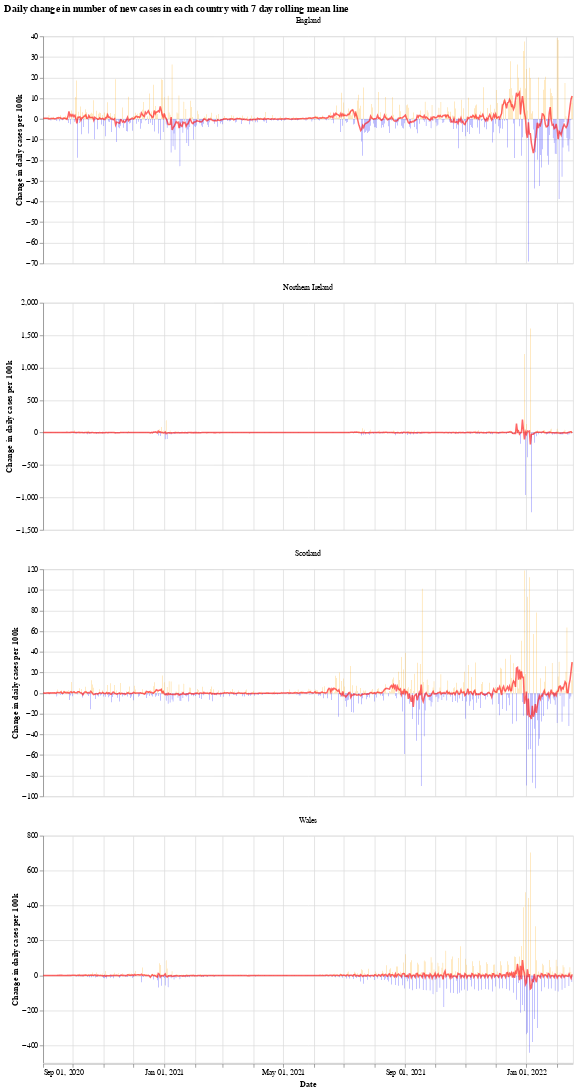

Source (notebook cell):
### Markdown cell above
We will use the Python library `Altair` for visualising the data, see the [altair docs](https://altair-viz.github.io/) for more information.

First we have a graph which shows the daily change in the number of new cases for each country. This number jumps up and down all over the place, which is likely due to delay in reporting of new cases over the weekend. Another interesting thing is that it looks like the daily cases in Wales experienced a much shorter period of calm over the summer (calm in the sense of daily cases not jumping up and down).

The orange bars are days when the number of new cases (per 100k population) was more than the previous day, while the blue are days when the number of new cases dropped. The red line is the 7 day moving average. 

When the moving average line is below 0, it means that there is a consistent drop in new cases. We can see this clearly happening around the times that lockdowns were introduced (though, to varying degrees). I will update the graphs soon with a marker of when each lockdown started.

### Code cell
# collapse
import altair as alt

bars = alt.Chart(uk_cases).mark_bar().encode(
    x=alt.X("yearmonthdate(date):T", axis=alt.Axis(title='Date')),
    y=alt.Y("casesChangeRate:Q", axis=alt.Axis(title='Change in daily cases per 100k')),
    tooltip='casesChange',
    color=alt.condition(
        alt.datum.casesChangeRate > 0,
        alt.value("orange"),  # The positive color
        alt.value("blue")  # The negative color
    )
).properties(title='Daily change in number of new cases with 7 day rolling mean',width=700).interactive()

line = alt.Chart(uk_cases).mark_line(
    color='red',
    size=2,
    opacity=0.6
).transform_window(
    rolling_mean='mean(casesChangeRate)',
    frame=[0, 7],
    groupby=['areaName']
).encode(
    x='yearmonthdate(date):T',
    y='rolling_mean:Q'
)

alt.layer(bars, line, data=uk_cases).facet(alt.Column(
    'areaName', title=''), columns=1).resolve_scale(y='independent').properties(title='Daily change in number of new cases in each country with 7 day rolling mean line')

### Figure 1 — Vega-Lite specification as saved in the notebook (floating-point values rounded to 4 significant figures; data arrays with more than 128 entries replaced by an {"elided": "..."} marker saying what was removed)
{"config": {"view": {"continuousWidth": 400, "continuousHeight": 300}}, "data": {"name": "data-35fe12794b58fbc983aa5d259522ee1a"}, "facet": {"type": "nominal", "field": "areaName", "title": ""}, "spec": {"layer": [{"mark": "bar", "encoding": {"color": {"condition": {"value": "orange", "test": "(datum.casesChangeRate > 0)"}, "value": "blue"}, "tooltip": {"type": "quantitative", "field": "casesChange"}, "x": {"type": "temporal", "axis": {"title": "Date"}, "field": "date", "timeUnit": "yearmonthdate"}, "y": {"type": "quantitative", "axis": {"title": "Change in daily cases per 100k"}, "field": "casesChangeRate"}}, "selection": {"selector001": {"type": "interval", "bind": "scales", "encodings": ["x", "y"]}}, "title": "Daily change in number of new cases with 7 day rolling mean", "width": 700}, {"mark": {"type": "line", "color": "red", "opacity": 0.6, "size": 2}, "encoding": {"x": {"type": "temporal", "field": "date", "timeUnit": "yearmonthdate"}, "y": {"type": "quantitative", "field": "rolling_mean"}}, "transform": [{"window": [{"op": "mean", "field": "casesChangeRate", "as": "rolling_mean"}], "frame": [0, 7], "groupby": ["areaName"]}]}]}, "columns": 1, "resolve": {"scale": {"y": "independent"}}, "title": "Daily change in number of new cases in each country with 7 day rolling mean line", "$schema": "https://vega.github.io/schema/vega-lite/v4.8.1.json", "datasets": {"data-35fe12794b58fbc983aa5d259522ee1a": {"elided": "2136 records"}}}
